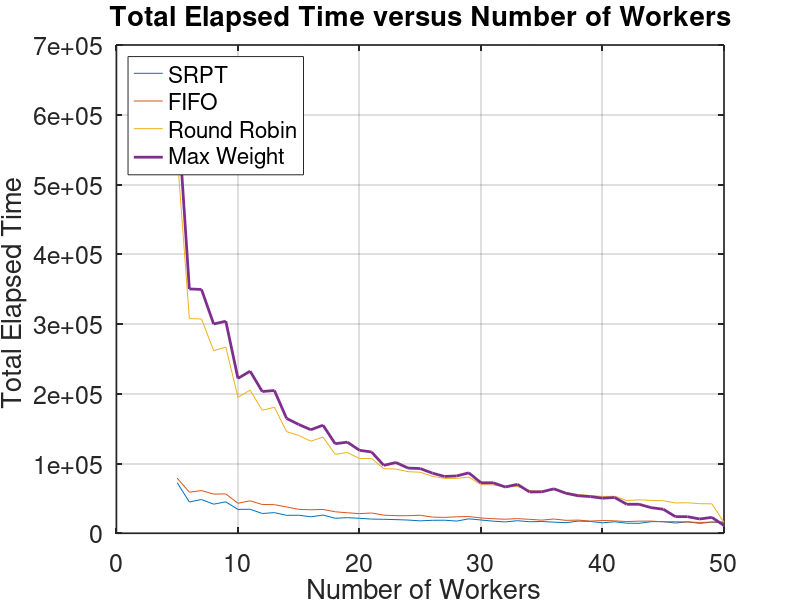
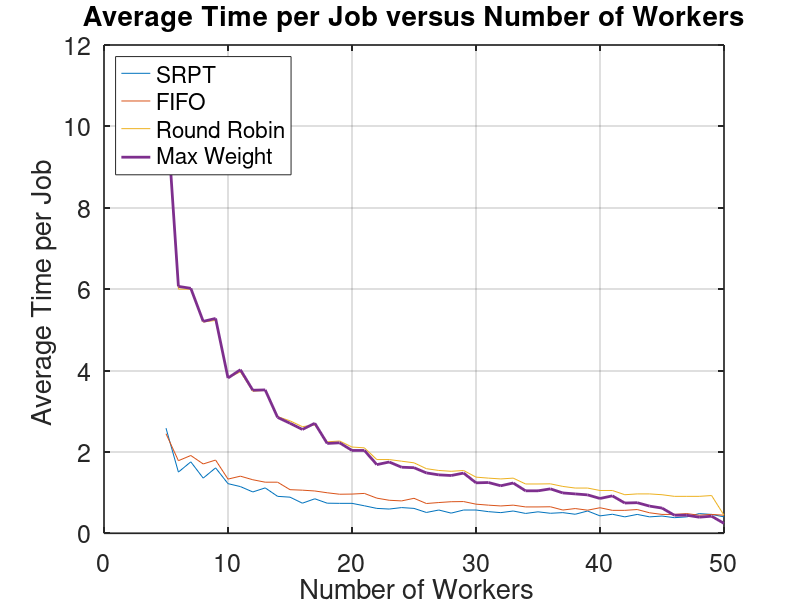
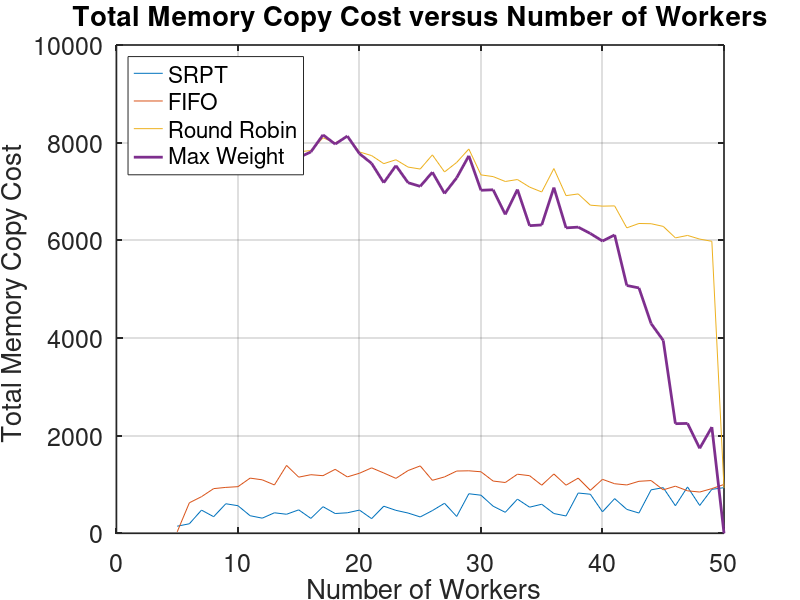

MATLAB code to generate these figures, in order:
M = csvread('Output.csv');
location = 'northwest'
elapsed_title = 'Total Elapsed Time '
avg_time_title = 'Average Time per Job '
mem_copy_title = 'Total Memory Copy Cost '
varied_parameter_title = ' Number of Workers'
with_arrivals_title = ''

figure()
f1 = plot(M(1,:), M(2,:), M(1,:), M(3,:), M(1,:), M(4,:), M(1,:), M(5,:),'LineWidth',2,'MarkerSize',6);
legend({'SRPT', 'FIFO', 'Round Robin', 'Max Weight'}, 'Location', location);
title(strcat(elapsed_title, ' versus ', varied_parameter_title, with_arrivals_title), 'FontSize', 12)
xlabel(varied_parameter_title,'FontSize', 20);
ylabel(elapsed_title,'FontSize', 20);
grid on;
set(gca,'linewidth', 1.2,'FontSize',18);

figure()
f2 = plot(M(1,:), M(6,:), M(1,:), M(7,:), M(1,:), M(8,:), M(1,:), M(9,:),'LineWidth',2,'MarkerSize',6);
legend({'SRPT', 'FIFO', 'Round Robin', 'Max Weight'}, 'Location', location);
title(strcat(avg_time_title, ' versus ', varied_parameter_title, with_arrivals_title), 'FontSize', 12)
xlabel(varied_parameter_title,'FontSize', 20);
ylabel(avg_time_title,'FontSize', 20);
grid on;
set(gca,'linewidth', 1.2,'FontSize',18);

figure()
f3 = plot(M(1,:), M(10,:), M(1,:), M(11,:), M(1,:), M(12,:), M(1,:), M(13,:),'LineWidth',2,'MarkerSize',6);
legend({'SRPT', 'FIFO', 'Round Robin', 'Max Weight'}, 'Location', location);
title(strcat(mem_copy_title, ' versus ', varied_parameter_title, with_arrivals_title), 'FontSize', 12)
xlabel(varied_parameter_title,'FontSize', 20);
ylabel(mem_copy_title,'FontSize', 20);
grid on;
set(gca,'linewidth', 1.2,'FontSize',18);